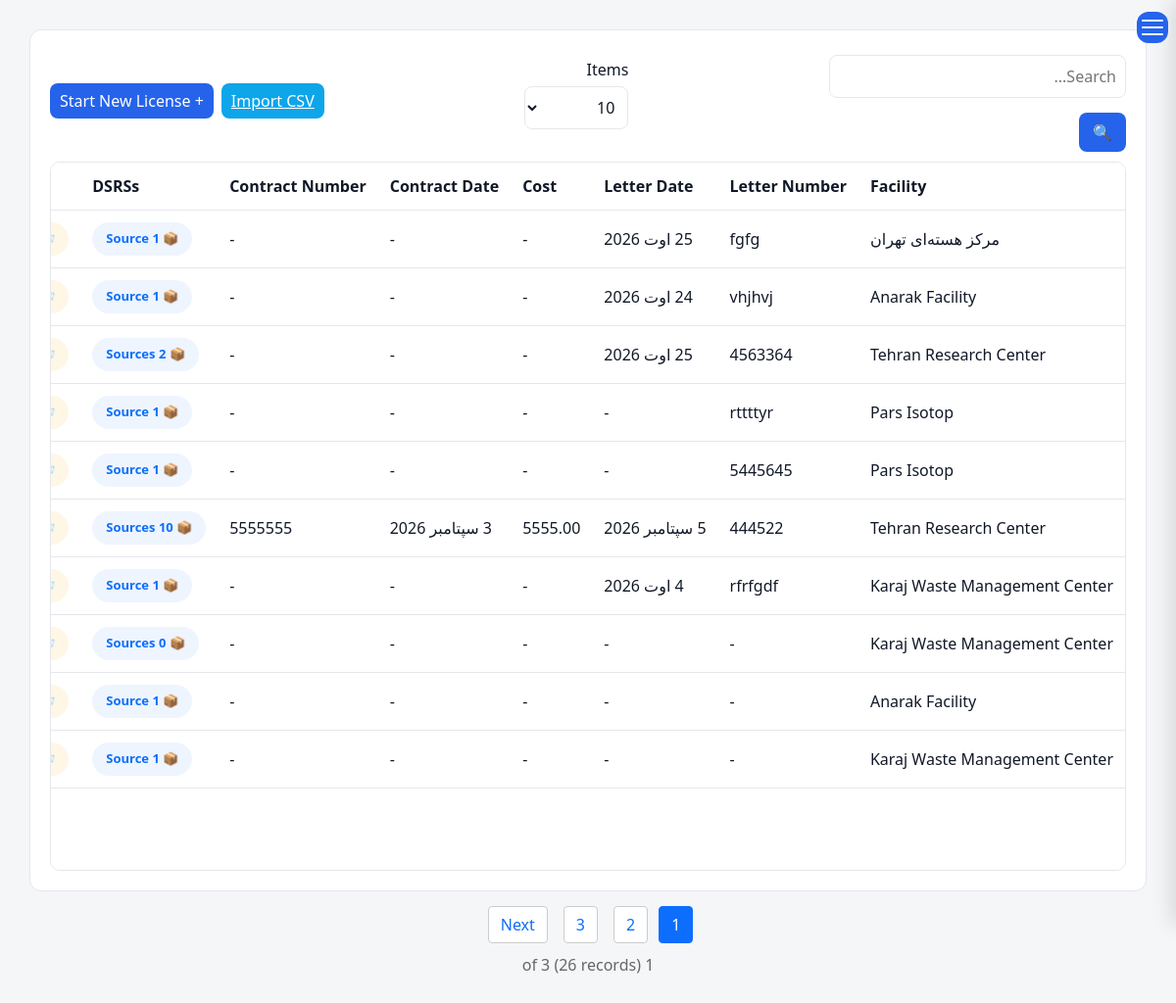
Page /operations/licenses/ (signed in) on the earlier database version.
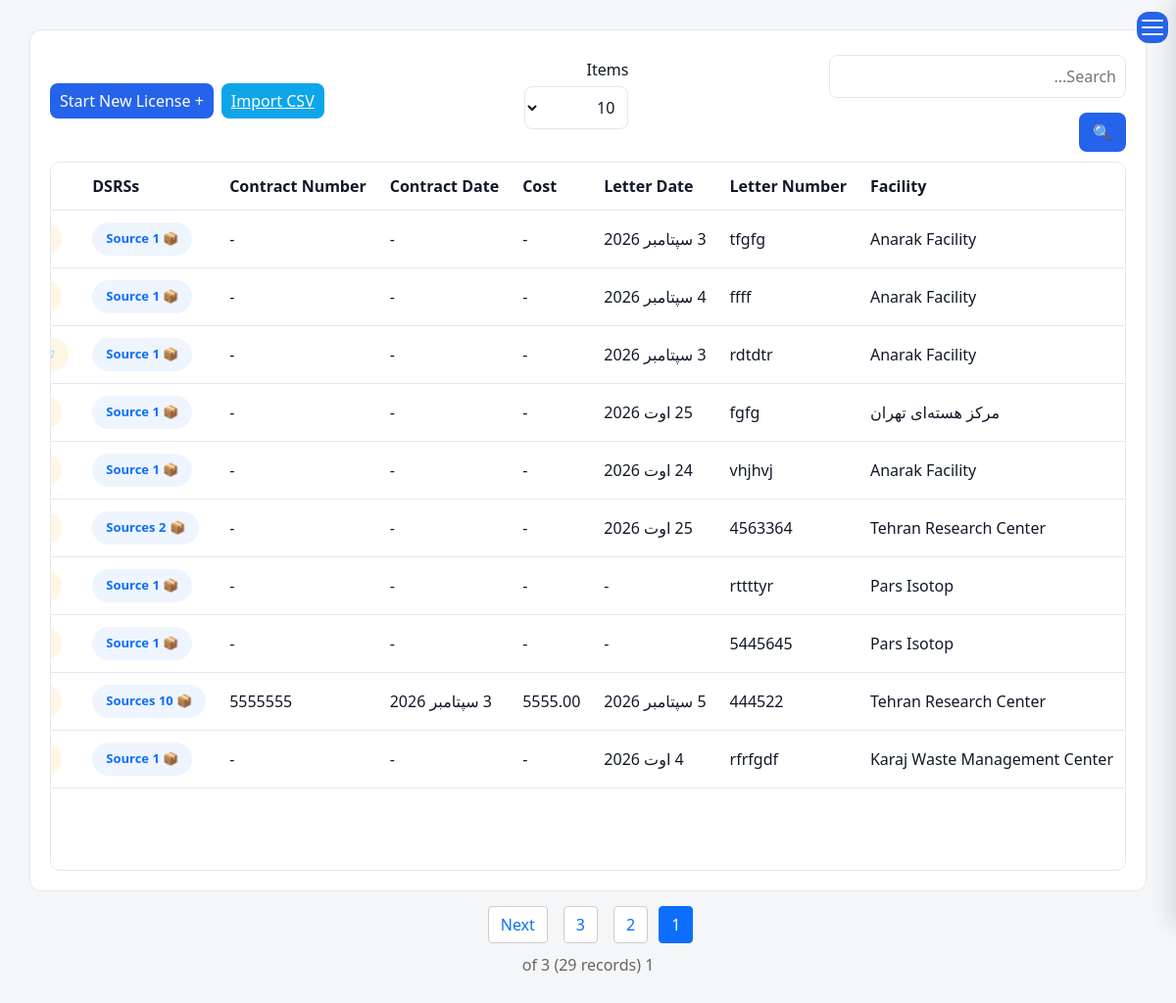
Same page on the later database version.
### operations/models.py (models this page shows, shortened)
class LicenseRequest(models.Model):
    facility = models.ForeignKey(
        FacilityModel,
        on_delete=models.PROTECT,
        related_name="license_requests",
    )
    letter_number = models.CharField(_("Letter Number"),
        max_length=100,
        blank=True,
        null=True,
    )
    letter_date = models.DateField(_("Letter Date"),
        blank=True,
        null=True,
    )
    discount_requested = models.BooleanField(
        _("Discount Requested"),
        default=False,
        help_text=_("If checked, the request routes to the CEO for signature after the Deputy, before Contracts."),
    )
    discount_notes = models.TextField(
        _("Discount Notes"),
        blank=True,
        null=True,
        help_text=_("Written by the creator when requesting; the CEO can edit/add to it at sign time."),
    )
    status = models.CharField( _("Status"),
        max_length=20,
        choices=LicenseStatus.choices,
        default=LicenseStatus.DRAFT,
    )
    status_date = models.DateTimeField( _("Status Date"),
        null=True,
        blank=True,
    )
    specification_completed = models.BooleanField(_("Specification Completed"),default=False,)
    description = models.TextField(
        _("Description"),
        blank=True,)
    created_by = models.ForeignKey(
        settings.AUTH_USER_MODEL,
        verbose_name=_("Created By"),
        on_delete=models.PROTECT,
    )
    created_at = models.DateTimeField( _("Created At"),
        auto_now_add=True,
    )
    updated_at = models.DateTimeField( _("Updated At"),
        auto_now=True,
    )
    history = HistoricalRecords()
    class Meta:
        ordering = ["-created_at"]
        verbose_name = _("License Request")
        verbose_name_plural = _("License Requests")

### facilities/models.py (models this page shows, shortened)
class FacilityModel(models.Model):
    name = models.CharField(
        _("Facility Name"),
        max_length=255, blank=True,null=True
    )
    responsible_person = models.CharField(
        _("Responsible Person"),
        max_length=150, blank=True,null=True
    )
    telephone = models.CharField(
        _("Telephone"),
        max_length=50, blank=True,null=True
    )
    email = models.EmailField(
        _("Email"),
        blank=True,null=True
    )
    address1 = models.CharField(
        _("Address Line 1"),
        max_length=255, blank=True,null=True
    )
    address2 = models.CharField(
        _("Address Line 2"),
        max_length=255,
         blank=True,null=True
    )
    postal_code = models.CharField(
        _("Postal Code"),
        max_length=20,
         blank=True,null=True
    )
    national_id = models.CharField(
        _("National ID"),
        max_length=50,
         blank=True,null=True
    )
    economic_code = models.CharField(
        _("Economic Code"),
        max_length=50,
         blank=True,null=True
    )
    created_at = models.DateTimeField(
        _("Created At"),
        auto_now_add=True
    )
    updated_at = models.DateTimeField(
        _("Updated At"),
        auto_now=True
    )
    class Meta:
        ordering = ["name"]
        verbose_name = _("Facility")
        verbose_name_plural = _("Facilities")
        constraints = [
            models.UniqueConstraint(
                fields=["national_id"],
                name="unique_facility_national_id",
                condition=models.Q(national_id__isnull=False),
            ),
            models.UniqueConstraint(
                fields=["postal_code"],
                name="unique_facility_postal_code",
                condition=models.Q(postal_code__isnull=False),
            ),
            models.UniqueConstraint(
                fields=["economic_code"],
                name="unique_facility_economic_code",
                condition=models.Q(economic_code__isnull=False),
            ),
        ]

### contract/models.py (models this page shows, shortened)
class LicenseContract(models.Model):
    license = models.OneToOneField(
        LicenseRequest,
        on_delete=models.PROTECT,
        related_name="contract"
    )
    contract_number = models.CharField(
            _("Contract Number"),
            max_length=100,
            blank=True,
            null=True,
        )
    contract_date = models.DateField(
        _("Contract Date"),
        blank=True,
        null=True,
    )
    contract_cost = models.DecimalField(
        _("Contract Cost"),
        max_digits=14,
        decimal_places=2,
        blank=True,
        null=True,
    )
    send_to_financial = models.BooleanField(
        _("Send to Financial"),
        default=False,
    )
    draft_sent_to_customer = models.BooleanField(
        _("Draft Sent to Customer"),
        default=False,
    )
    draft_sent_date = models.DateField(
        _("Draft Sent Date"),
        blank=True,
        null=True,
    )
    draft_letter_number = models.CharField(
        max_length=100,
        blank=True,
        verbose_name=_("Draft Letter Number"),
    )
    draft_letter_date = models.DateField(
        blank=True,
        null=True,
        verbose_name=_("Draft Letter Date"),
    )
    notification_letter_number = models.CharField(
        _("Notification Letter Number"),
        max_length=30,
        blank=True,
        null=True,
    )
    notification_letter_date = models.DateField(
        _("Notification Letter Date"),
        blank=True,
        null=True,
    )
    License_letter_number = models.CharField(
        _("License Letter Number"),
        max_length=30,
        blank=True,
        null=True,
    )
    License_letter_date = models.DateField(
        _("License Letter Date"),
        blank=True,
        null=True,
    )
    amendment_notes = models.TextField(
        _("Amendment Notes"),
        blank=True,
        null=True,
    )
    source_owner = models.CharField(
        _("Source Owner"),
        max_length=100,
        blank=True,
        null=True,
    )
    contract_accountable = models.CharField(
        _("Contract Accountable"),
        max_length=100,
        blank=True,
        null=True,
    )
    created_at = models.DateTimeField(
        _("Created At"),
        auto_now_add=True,
    )
    updated_at = models.DateTimeField(
        _("Updated At"),
        auto_now=True,
    )

### operations/views.py (the view, shortened to what this page needs)
def license_list(request):
    search = request.GET.get(
        "search",
        "",
    )
    page_size = request.GET.get(
        "page_size",
        "10",
    )
    queryset = (
        LicenseRequest.objects
        .select_related(
            "facility",
            "contract",
        )
        .prefetch_related(
            "sources__nuclide",
            "attachments",
            )
        .order_by(
            "-created_at",
        )
    )
    paginator = Paginator(
        queryset,
        int(page_size),
    )
    page_number = request.GET.get(
        "page",
    )
    page_obj = paginator.get_page(
        page_number,
    )
    context = {
        "page_obj": page_obj,
        "search": search,
        "page_size": int(page_size),
    }
    return render(
        request,
        "operations/license_list.html",
        context,
    )

### reference/models.py (called while the page is built)
    def __str__(self):
        return self.name

### templates/operations/license_list.html (shortened to what this page needs)
{% extends 'base.html' %}
{% load i18n %}
{% load static %}
{% block content %}
<div class="content">
<div class="table-header">
    <div class="header-group">
        <form method="get">
            <input
                type="text"
                name="search"
                placeholder="{% trans 'Search...' %}"
                value="{{ search }}"
            >
            <button type="submit">
                🔍
            </button>
        </form>
    </div>
    <div class="header-group">
        <form method="get">
            <label>
                {% trans "Items" %}
            </label>
            <select
                name="page_size"
                onchange="this.form.submit()"
            >
                <option value="10"
                    {% if page_size == 10 %}
                        selected
                    {% endif %}
                >
                    10
                </option>
            </select>
        </form>
    </div>
    <div class="header-group">
        <a
            href="{% url 'license_import_csv' %}"
            class="btn-info"
        >
            {% trans "Import CSV" %}
        </a>
        <a
            href="{% url 'license_create' %}"
            class="btn-blue"
        >
            {% trans "+ Start New License" %}
        </a>
    </div>
</div>
<div class="table-scroll">
<table id="mainTable">
<thead>
<tr>
    <th>{% trans "Facility" %}</th>
<th>{% trans "Letter Number" %}</th>
<th>{% trans "Letter Date" %}</th>
<th>{% trans "Cost" %}</th>
<th>{% trans "Contract Date" %}</th>
<th>{% trans "Contract Number" %}</th>
<th>{% trans "DSRSs" %}</th>
<th>{% trans "Letter" %}</th>
</tr>
</thead>
<tbody id="tableBody">
{% for license in page_obj %}
<tr>
    <td>
        {{ license.facility.name }}
    </td>
    <td>
        {{ license.letter_number|default:"-" }}
    </td>
    <td>
        {{ license.letter_date|default:"-" }}
    </td>
    <td>
        {{ license.contract.contract_cost|default:"-" }}
    </td>
    <td>
        {{ license.contract.contract_date|default:"-" }}
    </td>
    <td>
        {{ license.contract.contract_number|default:"-" }}
    </td>
<td>
    <button
        type="button"
        class="summary-badge sources"
        data-bs-toggle="modal"
        data-bs-target="#sourcesModal{{ license.pk }}"
    >
        📦
        {% if license.sources.count == 1 %}
            {% trans "Source" %}
        {% else %}
            {% trans "Sources" %}
    {% endif %}
    </button>
</td>
<td>
    <button
        type="button"
        class="summary-badge letters"
        data-bs-toggle="modal"
        data-bs-target="#lettersModal{{ license.pk }}"
    >
    </button>
</td>
</tr>
{% empty %}
<tr>
    <td colspan="11" class="text-center">
        {% trans "No license requests found." %}
    </td>
</tr>
{% endfor %}
</tbody>
</table>
</div>
</div>
<div class="pagination">
    {% for num in page_obj.paginator.page_range %}
        {% if num >= page_obj.number|add:"-2" and num <= page_obj.number|add:"2" %}
            {% if page_obj.number == num %}
                <span class="current">{{ num }}</span>
            {% else %}
                <a href="?page={{ num }}{% if page_size %}&page_size={{ page_size }}{% endif %}">
                    {{ num }}
                </a>
            {% endif %}
        {% endif %}
    {% endfor %}
    {% if page_obj.has_next %}
        <a href="?page={{ page_obj.next_page_number }}{% if page_size %}&page_size={{ page_size }}{% endif %}">
            {% trans "Next" %}
        </a>
    {% endif %}
</div>
<div class="page-info">
     {{ page_obj.number }} {% trans "of" %} {{ page_obj.paginator.num_pages }}
    ({{ page_obj.paginator.count }} {% trans "records" %})
</div>
{% endblock %}

Differences in the rows shown:
no longer on this page (row unchanged): LicenseRequest: facility.name "Karaj Waste Management Center", letter_number "-", letter_date "-", contract.contract_cost "-", contract.contract_date "-", contract.contract_number "-"
no longer on this page (row unchanged): LicenseRequest: facility.name "Anarak Facility", letter_number "-", letter_date "-", contract.contract_cost "-", contract.contract_date "-", contract.contract_number "-"
no longer on this page (row unchanged): LicenseRequest: facility.name "Karaj Waste Management Center", letter_number "-", letter_date "-", contract.contract_cost "-", contract.contract_date "-", contract.contract_number "-"
added LicenseRequest: facility.name "Anarak Facility", letter_number "tfgfg", letter_date "3 سپتامبر 2026", contract.contract_cost "-", contract.contract_date "-", contract.contract_number "-"
added LicenseRequest: facility.name "Anarak Facility", letter_number "ffff", letter_date "4 سپتامبر 2026", contract.contract_cost "-", contract.contract_date "-", contract.contract_number "-"
added LicenseRequest: facility.name "Anarak Facility", letter_number "rdtdtr", letter_date "3 سپتامبر 2026", contract.contract_cost "-", contract.contract_date "-", contract.contract_number "-"
Other differences:
{{ page_obj.paginator.count }}: "26" → "29"
